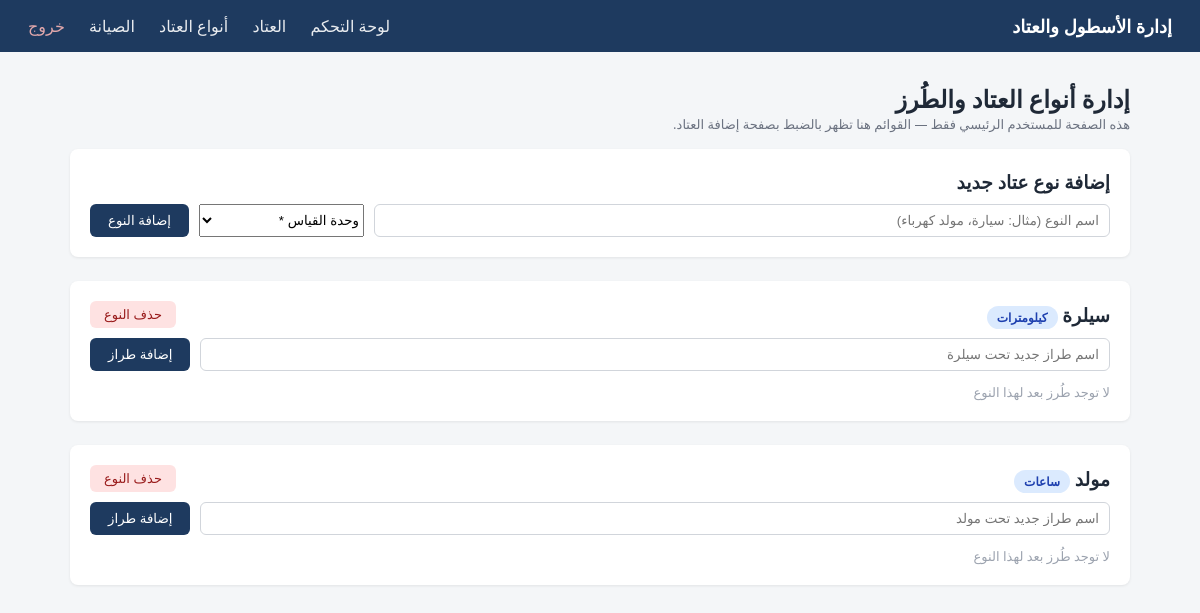
The page /equipment-types (signed in) on the database its author committed.
### app/modules/equipment_types/models.py (models this page shows)
class EquipmentType(Base, TimestampMixin):
    __tablename__ = "equipment_types"
    id = Column(Integer, primary_key=True, index=True)
    name = Column(String(80), unique=True, nullable=False)
    measurement_unit = Column(String(10), nullable=False)  # "km" أو "hours" — إجباري، بدون قيمة افتراضية
    models = relationship(
        "EquipmentModel", back_populates="equipment_type", cascade="all, delete-orphan"
    )

### app/modules/equipment_types/router.py (the view)
@router.get("/equipment-types", response_class=HTMLResponse)
def types_page(
    request: Request,
    db: Session = Depends(get_db),
    current_user: User = Depends(require_role(Role.ADMIN)),
):
    types = services.list_types(db)
    return templates.TemplateResponse(
        "types_list.html",
        {"request": request, "types": types, "user": current_user},
    )

### app/modules/equipment_types/templates/types_list.html (shortened to what this page needs)
{% extends "base.html" %}
{% block content %}
<h2>إدارة أنواع العتاد والطُرز</h2>
<p class="page-hint">هذه الصفحة للمستخدم الرئيسي فقط — القوائم هنا تظهر بالضبط بصفحة إضافة العتاد.</p>
<div class="card">
    <h3>إضافة نوع عتاد جديد</h3>
    <form method="post" action="/equipment-types/create" class="inline-form">
        <input type="text" name="name" placeholder="اسم النوع (مثال: سيارة، مولد كهرباء)" required>
        <select name="measurement_unit" required>
            <option value="">وحدة القياس *</option>
        </select>
        <button type="submit">إضافة النوع</button>
    </form>
</div>
{% for t in types %}
<div class="card type-card">
    <div class="type-card-header">
        <h3>{{ t.name }}
            <span class="badge badge-status-in_mission">{{ "كيلومترات" if t.measurement_unit == "km" else "ساعات" }}</span>
        </h3>
        <form method="post" action="/equipment-types/{{ t.id }}/delete" onsubmit="return confirm('حذف هذا النوع سيحذف كل طُرزه المرتبطة، متأكد؟');">
            <button type="submit" class="btn-danger">حذف النوع</button>
        </form>
    </div>
    <form method="post" action="/equipment-types/models/create" class="inline-form">
        <input type="text" name="name" placeholder="اسم طراز جديد تحت {{ t.name }}" required>
        <button type="submit">إضافة طراز</button>
    </form>
    <div class="model-chips">
        {% for m in t.models %}
        <span class="chip">
            {{ m.name }}
            <form method="post" action="/equipment-types/models/{{ m.id }}/delete" class="chip-delete-form">
                <button type="submit" title="حذف">×</button>
            </form>
        </span>
        {% else %}
        <span class="empty-inline">لا توجد طُرز بعد لهذا النوع</span>
        {% endfor %}
    </div>
</div>
{% else %}
<div class="card"><p class="empty">لا توجد أنواع عتاد مسجّلة بعد. أضف أول نوع بالأعلى.</p></div>
{% endfor %}
{% endblock %}

### static/css/style.css (style rules this page uses)
* { box-sizing: border-box; margin: 0; padding: 0; }
body { font-family: "Segoe UI", Tahoma, sans-serif; background: #f4f6f8; color: #1f2937; }
.card { background: #fff; border-radius: 8px; padding: 20px; margin-bottom: 24px; box-shadow: 0 1px 3px rgba(0,0,0,0.08); }
.inline-form { display: flex; gap: 10px; flex-wrap: wrap; margin-top: 10px; }
.inline-form input { padding: 8px 10px; border: 1px solid #d1d5db; border-radius: 6px; flex: 1; min-width: 140px; }
button { background: #1e3a5f; color: #fff; border: none; padding: 9px 18px; border-radius: 6px; cursor: pointer; }
.badge { padding: 3px 10px; border-radius: 12px; font-size: 12px; background: #e5e7eb; }
.badge-status-in_mission { background: #dbeafe; color: #1e40af; }
.btn-danger { background: #fee2e2; color: #991b1b; border: none; padding: 6px 14px; border-radius: 6px; cursor: pointer; font-size: 13px; }
.page-hint { color: #6b7280; font-size: 13px; margin-bottom: 16px; }
.type-card-header { display: flex; justify-content: space-between; align-items: center; margin-bottom: 10px; }
.model-chips { display: flex; flex-wrap: wrap; gap: 8px; margin-top: 12px; }
.empty-inline { color: #9ca3af; font-size: 13px; }

### rows shown on the page
EquipmentType: name "سيلرة", measurement_unit "كيلومترات", name "اسم طراز جديد تحت سيلرة"
EquipmentType: name "مولد", measurement_unit "ساعات", name "اسم طراز جديد تحت مولد"
